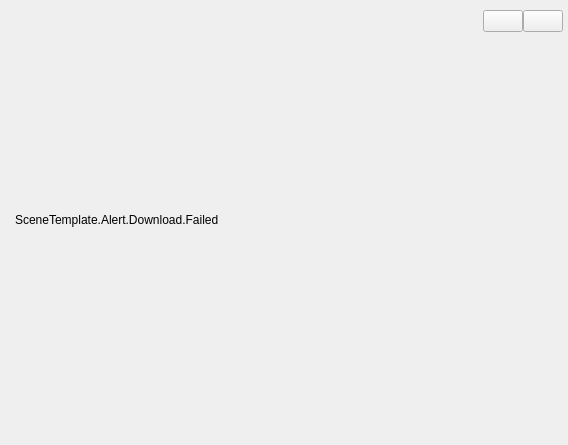
<?xml version="1.0" encoding="UTF-8"?>
<ui version="4.0">
 <class>PLSSceneTemplateToast</class>
 <widget class="QFrame" name="PLSSceneTemplateToast">
  <property name="geometry">
   <rect>
    <x>0</x>
    <y>0</y>
    <width>568</width>
    <height>445</height>
   </rect>
  </property>
  <property name="windowTitle">
   <string>Form</string>
  </property>
  <layout class="QHBoxLayout" name="horizontalLayout" stretch="1,0,0,0">
   <property name="spacing">
    <number>0</number>
   </property>
   <property name="leftMargin">
    <number>15</number>
   </property>
   <property name="topMargin">
    <number>10</number>
   </property>
   <property name="rightMargin">
    <number>5</number>
   </property>
   <property name="bottomMargin">
    <number>15</number>
   </property>
   <item>
    <widget class="QLabel" name="descLabel">
     <property name="text">
      <string>SceneTemplate.Alert.Download.Failed</string>
     </property>
     <property name="wordWrap">
      <bool>true</bool>
     </property>
    </widget>
   </item>
   <item>
    <spacer name="horizontalSpacer">
     <property name="orientation">
      <enum>Qt::Orientation::Horizontal</enum>
     </property>
     <property name="sizeType">
      <enum>QSizePolicy::Policy::Fixed</enum>
     </property>
     <property name="sizeHint" stdset="0">
      <size>
       <width>7</width>
       <height>0</height>
      </size>
     </property>
    </spacer>
   </item>
   <item>
    <widget class="QFrame" name="frame">
     <property name="frameShape">
      <enum>QFrame::Shape::NoFrame</enum>
     </property>
     <property name="frameShadow">
      <enum>QFrame::Shadow::Raised</enum>
     </property>
     <layout class="QVBoxLayout" name="verticalLayout_2">
      <property name="spacing">
       <number>0</number>
      </property>
      <property name="leftMargin">
       <number>0</number>
      </property>
      <property name="topMargin">
       <number>0</number>
      </property>
      <property name="rightMargin">
       <number>0</number>
      </property>
      <property name="bottomMargin">
       <number>0</number>
      </property>
      <item>
       <widget class="QPushButton" name="refreshBtn">
        <property name="text">
         <string/>
        </property>
       </widget>
      </item>
      <item>
       <spacer name="verticalSpacer">
        <property name="orientation">
         <enum>Qt::Orientation::Vertical</enum>
        </property>
        <property name="sizeHint" stdset="0">
         <size>
          <width>0</width>
          <height>0</height>
         </size>
        </property>
       </spacer>
      </item>
     </layout>
    </widget>
   </item>
   <item>
    <widget class="QFrame" name="frame_2">
     <property name="frameShape">
      <enum>QFrame::Shape::NoFrame</enum>
     </property>
     <property name="frameShadow">
      <enum>QFrame::Shadow::Raised</enum>
     </property>
     <layout class="QVBoxLayout" name="verticalLayout">
      <property name="spacing">
       <number>0</number>
      </property>
      <property name="leftMargin">
       <number>0</number>
      </property>
      <property name="topMargin">
       <number>0</number>
      </property>
      <property name="rightMargin">
       <number>0</number>
      </property>
      <property name="bottomMargin">
       <number>0</number>
      </property>
      <item>
       <widget class="QPushButton" name="closeBtn">
        <property name="text">
         <string/>
        </property>
       </widget>
      </item>
      <item>
       <spacer name="verticalSpacer_2">
        <property name="orientation">
         <enum>Qt::Orientation::Vertical</enum>
        </property>
        <property name="sizeHint" stdset="0">
         <size>
          <width>0</width>
          <height>0</height>
         </size>
        </property>
       </spacer>
      </item>
     </layout>
    </widget>
   </item>
  </layout>
 </widget>
 <resources/>
 <connections/>
</ui>
